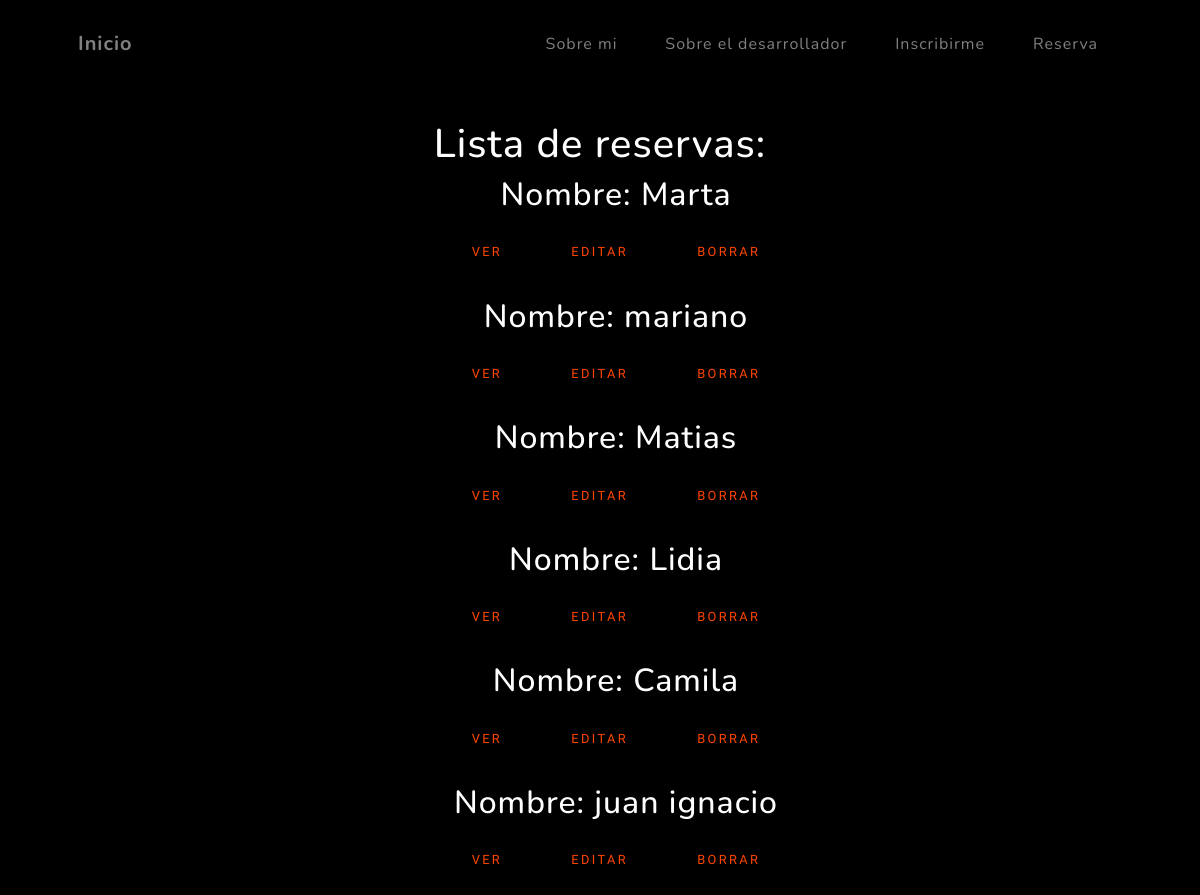
The page /appBlog/reservas/list on the database its author committed.
### appBlog/models.py (models this page shows, shortened)
class Reserva(models.Model):
    nombre = models.CharField(max_length=40)
    apellido = models.CharField(max_length=40)
    correo = models.EmailField()
    evento = models.CharField(max_length=100)
    class Meta:
        verbose_name = 'Reserva'
        verbose_name_plural = 'Reservas'

### appBlog/views.py (the view)
# urls.py: path('reservas/list', views.ReservaLista.as_view(), name='listaReservas'),
class ReservaLista(ListView):
    model = Reserva
    template_name = 'appBlog/listas/listaDeReservas.html'

### appBlog/templates/appBlog/listas/listaDeReservas.html (shortened to what this page needs)
<!DOCTYPE html>
<html lang="en">
    <head>
        {% load static %}
        <link href="{% static 'appBlog/css/stylesListas.css' %}" rel="stylesheet" />
        <link href="https://unpkg.com/aos@2.3.1/dist/aos.css" rel="stylesheet">
    </head>
    <body id="page-top">
        <nav class="navbar navbar-expand-lg navbar-light fixed-top" id="mainNav">
            <div class="container px-4 px-lg-5">
                <a class="navbar-brand" href="{% url 'home' %}">Inicio</a>
                <div class="collapse navbar-collapse" id="navbarResponsive">
                    <ul class="navbar-nav ms-auto">
                        <li class="nav-item"><a class="nav-link" href="{% url 'aboutMe' %}">Sobre mi</a></li>
                        <li class="nav-item"><a class="nav-link" href="{% url 'aboutDeveloper' %}">Sobre el desarrollador</a></li>
                        <li class="nav-item"><a class="nav-link" href="{% url 'serEstudiante' %}">Inscribirme</a></li>
                        <li class="nav-item"><a class="nav-link" href="{% url 'apply' %}">Reserva</a></li>
                    </ul>
                </div>
            </div>
        </nav>
        <header style="color: white">
            <br><br><br><br><br>
            <center>
                <h1>Lista de reservas:</h1>
                <ul>
                    <center>
                        {% for reserva in object_list %}
                            <h2>Nombre: {{reserva.nombre}}</h2>
                            <p>
                                <a style="color:orangered" class="btn btn-secundary" href="{% url 'DetailReserva' reserva.id %}">Ver</a>
                                <a style="color:orangered" class="btn btn-secundary" href="{% url 'EditReserva' reserva.id %}">Editar</a>
                                <a style="color:orangered" class="btn btn-secundary" href="{% url 'DeleteReserva' reserva.id %}">BORRAR</a>
                            </p>
                        {% endfor %}
                    </center>
                </ul>
            </center>
        </header>
    </body>
</html>

### rows shown on the page
Reserva: nombre "Marta"
Reserva: nombre "mariano"
Reserva: nombre "Matias"
Reserva: nombre "Lidia"
Reserva: nombre "Camila"
Reserva: nombre "juan ignacio"
